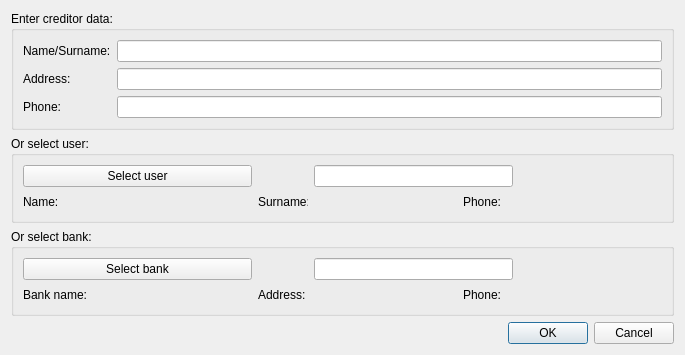
<?xml version="1.0" encoding="UTF-8"?>
<ui version="4.0">
 <class>CreateCreditor</class>
 <widget class="QDialog" name="CreateCreditor">
  <property name="geometry">
   <rect>
    <x>0</x>
    <y>0</y>
    <width>685</width>
    <height>334</height>
   </rect>
  </property>
  <property name="windowTitle">
   <string>Create/Update creadiotr</string>
  </property>
  <property name="locale">
   <locale language="English" country="UnitedStates"/>
  </property>
  <property name="modal">
   <bool>false</bool>
  </property>
  <layout class="QGridLayout" name="gridLayout">
   <property name="leftMargin">
    <number>11</number>
   </property>
   <property name="topMargin">
    <number>11</number>
   </property>
   <property name="rightMargin">
    <number>11</number>
   </property>
   <property name="bottomMargin">
    <number>11</number>
   </property>
   <item row="11" column="1" colspan="2">
    <layout class="QHBoxLayout" name="horizontalLayout">
     <item>
      <spacer name="horizontalSpacer">
       <property name="orientation">
        <enum>Qt::Horizontal</enum>
       </property>
       <property name="sizeHint" stdset="0">
        <size>
         <width>40</width>
         <height>20</height>
        </size>
       </property>
      </spacer>
     </item>
     <item>
      <widget class="QPushButton" name="okBtn">
       <property name="text">
        <string>OK</string>
       </property>
      </widget>
     </item>
     <item>
      <widget class="QPushButton" name="cancelBtn">
       <property name="text">
        <string>Cancel</string>
       </property>
      </widget>
     </item>
    </layout>
   </item>
   <item row="0" column="1" colspan="2">
    <widget class="QGroupBox" name="groupBox">
     <property name="title">
      <string>Enter creditor data:</string>
     </property>
     <layout class="QGridLayout" name="gridLayout_2">
      <item row="1" column="0">
       <widget class="QLabel" name="label_2">
        <property name="text">
         <string>Address:</string>
        </property>
       </widget>
      </item>
      <item row="0" column="0">
       <widget class="QLabel" name="label">
        <property name="text">
         <string>Name/Surname:</string>
        </property>
       </widget>
      </item>
      <item row="2" column="0">
       <widget class="QLabel" name="label_3">
        <property name="text">
         <string>Phone:</string>
        </property>
       </widget>
      </item>
      <item row="0" column="1">
       <widget class="QLineEdit" name="nameEdit"/>
      </item>
      <item row="1" column="1">
       <widget class="QLineEdit" name="addressEdit"/>
      </item>
      <item row="2" column="1">
       <widget class="QLineEdit" name="phoneEdit"/>
      </item>
     </layout>
    </widget>
   </item>
   <item row="1" column="1" colspan="2">
    <widget class="QGroupBox" name="groupBox_2">
     <property name="title">
      <string>Or select user:</string>
     </property>
     <layout class="QGridLayout" name="gridLayout_3">
      <item row="1" column="1">
       <widget class="QLabel" name="namePh">
        <property name="minimumSize">
         <size>
          <width>100</width>
          <height>0</height>
         </size>
        </property>
        <property name="font">
         <font>
          <family>Times New Roman</family>
          <pointsize>12</pointsize>
          <weight>75</weight>
          <italic>true</italic>
          <bold>true</bold>
         </font>
        </property>
        <property name="text">
         <string/>
        </property>
       </widget>
      </item>
      <item row="1" column="2">
       <widget class="QLabel" name="surnameLb">
        <property name="minimumSize">
         <size>
          <width>50</width>
          <height>0</height>
         </size>
        </property>
        <property name="maximumSize">
         <size>
          <width>50</width>
          <height>16777215</height>
         </size>
        </property>
        <property name="text">
         <string>Surname:</string>
        </property>
       </widget>
      </item>
      <item row="1" column="4">
       <widget class="QLabel" name="phoneLb">
        <property name="minimumSize">
         <size>
          <width>50</width>
          <height>0</height>
         </size>
        </property>
        <property name="maximumSize">
         <size>
          <width>50</width>
          <height>16777215</height>
         </size>
        </property>
        <property name="text">
         <string>Phone:</string>
        </property>
       </widget>
      </item>
      <item row="1" column="0">
       <widget class="QLabel" name="nameLb">
        <property name="minimumSize">
         <size>
          <width>80</width>
          <height>0</height>
         </size>
        </property>
        <property name="maximumSize">
         <size>
          <width>50</width>
          <height>16777215</height>
         </size>
        </property>
        <property name="text">
         <string>Name:</string>
        </property>
       </widget>
      </item>
      <item row="1" column="3">
       <widget class="QLabel" name="surnamePh">
        <property name="minimumSize">
         <size>
          <width>100</width>
          <height>0</height>
         </size>
        </property>
        <property name="font">
         <font>
          <family>Times New Roman</family>
          <pointsize>12</pointsize>
          <weight>75</weight>
          <italic>true</italic>
          <bold>true</bold>
         </font>
        </property>
        <property name="text">
         <string/>
        </property>
       </widget>
      </item>
      <item row="1" column="5">
       <widget class="QLabel" name="phonePh">
        <property name="minimumSize">
         <size>
          <width>100</width>
          <height>0</height>
         </size>
        </property>
        <property name="font">
         <font>
          <family>Times New Roman</family>
          <pointsize>12</pointsize>
          <weight>75</weight>
          <italic>true</italic>
          <bold>true</bold>
         </font>
        </property>
        <property name="text">
         <string/>
        </property>
       </widget>
      </item>
      <item row="0" column="0" colspan="2">
       <widget class="QPushButton" name="userBtn">
        <property name="minimumSize">
         <size>
          <width>150</width>
          <height>0</height>
         </size>
        </property>
        <property name="text">
         <string>Select user</string>
        </property>
       </widget>
      </item>
      <item row="0" column="3" colspan="2">
       <widget class="QLineEdit" name="userEdit">
        <property name="toolTip">
         <string>Must not be empty</string>
        </property>
        <property name="readOnly">
         <bool>true</bool>
        </property>
       </widget>
      </item>
     </layout>
    </widget>
   </item>
   <item row="2" column="1" colspan="2">
    <widget class="QGroupBox" name="groupBox_3">
     <property name="title">
      <string>Or select bank:</string>
     </property>
     <layout class="QGridLayout" name="gridLayout_4">
      <item row="1" column="4">
       <widget class="QLabel" name="phoneLb_2">
        <property name="minimumSize">
         <size>
          <width>50</width>
          <height>0</height>
         </size>
        </property>
        <property name="maximumSize">
         <size>
          <width>50</width>
          <height>16777215</height>
         </size>
        </property>
        <property name="text">
         <string>Phone:</string>
        </property>
       </widget>
      </item>
      <item row="1" column="2">
       <widget class="QLabel" name="surnameLb_2">
        <property name="minimumSize">
         <size>
          <width>50</width>
          <height>0</height>
         </size>
        </property>
        <property name="maximumSize">
         <size>
          <width>50</width>
          <height>16777215</height>
         </size>
        </property>
        <property name="text">
         <string>Address:</string>
        </property>
       </widget>
      </item>
      <item row="1" column="1">
       <widget class="QLabel" name="bankNamePh">
        <property name="minimumSize">
         <size>
          <width>100</width>
          <height>0</height>
         </size>
        </property>
        <property name="font">
         <font>
          <family>Times New Roman</family>
          <pointsize>12</pointsize>
          <weight>75</weight>
          <italic>true</italic>
          <bold>true</bold>
         </font>
        </property>
        <property name="text">
         <string/>
        </property>
       </widget>
      </item>
      <item row="1" column="0">
       <widget class="QLabel" name="bNameLb">
        <property name="minimumSize">
         <size>
          <width>80</width>
          <height>0</height>
         </size>
        </property>
        <property name="maximumSize">
         <size>
          <width>50</width>
          <height>16777215</height>
         </size>
        </property>
        <property name="text">
         <string>Bank name:</string>
        </property>
       </widget>
      </item>
      <item row="1" column="3">
       <widget class="QLabel" name="addressPh">
        <property name="minimumSize">
         <size>
          <width>100</width>
          <height>0</height>
         </size>
        </property>
        <property name="font">
         <font>
          <family>Times New Roman</family>
          <pointsize>12</pointsize>
          <weight>75</weight>
          <italic>true</italic>
          <bold>true</bold>
         </font>
        </property>
        <property name="text">
         <string/>
        </property>
       </widget>
      </item>
      <item row="1" column="5">
       <widget class="QLabel" name="bankPhonePh">
        <property name="minimumSize">
         <size>
          <width>100</width>
          <height>0</height>
         </size>
        </property>
        <property name="font">
         <font>
          <family>Times New Roman</family>
          <pointsize>12</pointsize>
          <weight>75</weight>
          <italic>true</italic>
          <bold>true</bold>
         </font>
        </property>
        <property name="text">
         <string/>
        </property>
       </widget>
      </item>
      <item row="0" column="3" colspan="2">
       <widget class="QLineEdit" name="bankEdit">
        <property name="toolTip">
         <string>Must not be empty</string>
        </property>
        <property name="readOnly">
         <bool>true</bool>
        </property>
       </widget>
      </item>
      <item row="0" column="0" colspan="2">
       <widget class="QPushButton" name="bankBtn">
        <property name="minimumSize">
         <size>
          <width>150</width>
          <height>0</height>
         </size>
        </property>
        <property name="text">
         <string>Select bank</string>
        </property>
       </widget>
      </item>
     </layout>
     <zorder>bankBtn</zorder>
     <zorder>bNameLb</zorder>
     <zorder>bankNamePh</zorder>
     <zorder>surnameLb_2</zorder>
     <zorder>addressPh</zorder>
     <zorder>phoneLb_2</zorder>
     <zorder>bankPhonePh</zorder>
     <zorder>bankEdit</zorder>
    </widget>
   </item>
  </layout>
 </widget>
 <tabstops>
  <tabstop>okBtn</tabstop>
  <tabstop>cancelBtn</tabstop>
 </tabstops>
 <resources/>
 <connections/>
</ui>
